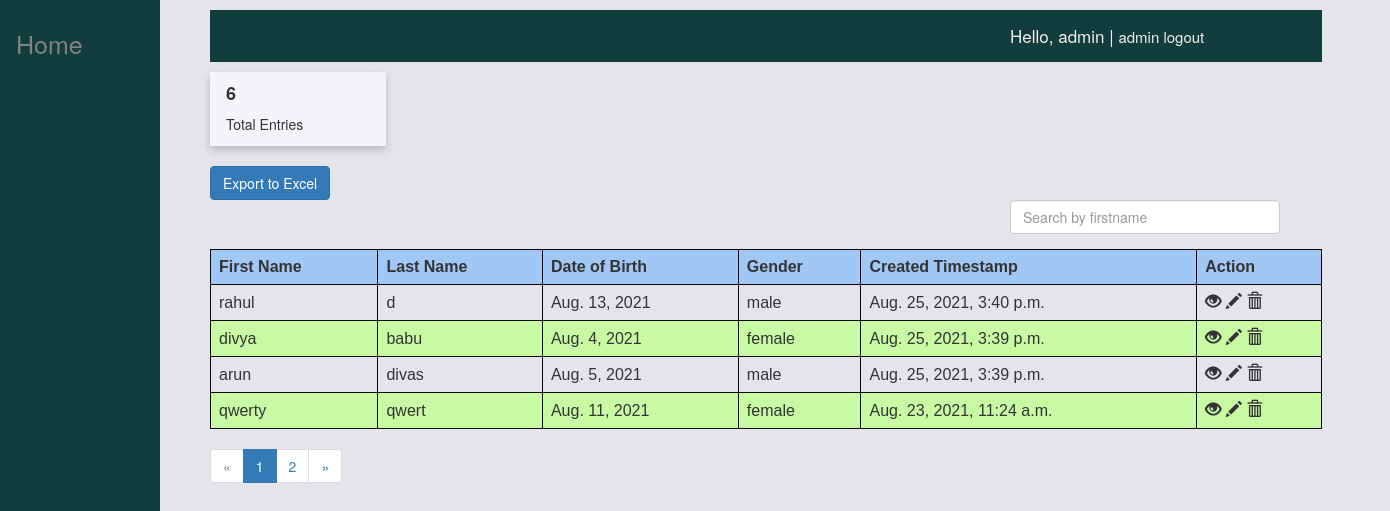
Page /adminpage (signed in) on the committed database.
### accounts/models.py (models this page shows)
class UserDetailsModel(models.Model):
    fname = models.CharField(max_length=255, default='NULL')
    lname = models.CharField(max_length=255, default='NULL')
    mname = models.CharField(max_length=255, default='NULL')
    dateofbirth = models.DateField(max_length=10)
    email = models.EmailField(max_length=255)
    gender = models.CharField(max_length=50, default='NULL')
    country = models.CharField(max_length=255)
    state = models.CharField(max_length=255)
    file = models.FileField(upload_to='documents/%Y/%m/%d/', default=0)
    created = models.DateTimeField(auto_now_add=True, null=True, blank=True)
    objects = models.Manager()

### accounts/views.py (the view)
# urls.py: path('adminpage', views.adminpage, name='adminpage'),
def adminpage(request):
    userdata = UserDetailsModel.objects.all().order_by('-created')
    count= UserDetailsModel.objects.all().count()
    page = request.GET.get('page', 1)
    paginator = Paginator(userdata, 4)
    try:
        users = paginator.page(page)
    except PageNotAnInteger:
        users = paginator.page(1)
    except EmptyPage:
        users = paginator.page(paginator.num_pages)
    user = {
        "userdata": userdata,
        "count": count,
        "users": users,
    }
    return render(request, 'adminpage.html', user)

### templates/adminpage.html (shortened to what this page needs)
<html lang="en">
<head>
  <link href="//maxcdn.bootstrapcdn.com/bootstrap/3.3.0/css/bootstrap.min.css" rel="stylesheet" id="bootstrap-css">
</head>
<body>
  <div class="sidenav">
    <a href="/">Home</a>
  </div>
<div class="main">
  <ul>
    {% if user.is_authenticated %}
      <p><div style="padding-left:800px" class="nav">
        Hello, {{user.username}} | <a href="logout">{{user.username}} logout</a>
      </div></p>
      <div class="card">
      <div class="container">
        <h4><b>{{count}}</b></h4>
        <p>Total Entries</p>
      </div></div><br>
      <button id="export-button" class="btn btn-primary">Export to Excel</button>
      <div class="row">
      <div class="col-md-8"></div>
      <div class="col-md-3">
      <div class="form-group">
        <input type="text" class="form-control" id="searchField" placeholder="Search by firstname">{% csrf_token %}
      </div></div></div>
      <div class="app-table">
        <table>
          <thead>
            <tr>
              <th>First Name</th>
              <th>Last Name</th>
              <th>Date of Birth</th>
              <th>Gender</th>
              <th>Created Timestamp</th>
              <th>Action</th>
            </tr>
          </thead>
          <tbody>
            {% for user in users %}
              <tr>
                <td>{{user.fname}}</td>
                <td>{{user.lname}}</td>
                <td>{{user.dateofbirth}}</td>
                <td>{{user.gender}}</td>
                <td>{{user.created}}</td>
                <td>
                  <span class="glyphicon glyphicon-eye-open" data-id={{user.id}} data-toggle="modal" data-target="#view-model"></span>
                  <span class="glyphicon glyphicon-pencil" data-id={{user.id}} data-toggle="modal" data-target="#view-model"></span>
                  <span class="glyphicon glyphicon-trash" data-id={{user.id}} data-toggle="modal" data-target="#view-model"></span>
                </td>
              </tr>
            {% endfor %}
          </tbody>
        </table>
      </div>
      <div class="pagination-container">
        {% if users.has_other_pages %}
          <ul class="pagination">
              {% if users.has_previous %}
                <li><a href="?page={{users.previous_page_number}}">&laquo;</a></li>
              {% else %}
                <li class="disabled"><span>&laquo;</span></li>
              {% endif %}
              {% for i in users.paginator.page_range %}
                {% if users.number == i %}
                  <li class="active"><span>{{ i }}<span class="sr-only">(current)</span></span></li>
                {% else %}
                  <li><a href="?page={{i}}">{{i}}</a></li>
                {% endif %}
              {% endfor %}
              {% if users.has_next %}
                <li><a href="?page={{users.next_page_number}}">&raquo;</a></li>
              {% else %}
                <li class="disabled"><span>&raquo;</span></li>
              {% endif %}
          </ul>
        {% endif %}
      </div>
    {% endif %}
  </ul>
</div>
</body>
</html>

### templates/adminpage.html (style rules this page uses)
body { background-color: #e3e5eb; }
table { font-family: arial, sans-serif; border-collapse: collapse; width: 95%; }
th { border: 1px solid #0f0808; text-align: left; padding: 8px; background-color: #a1c8f5; }
td { border: 1px solid #0f0808; text-align: left; padding: 8px; }
tr:nth-child(even) { background-color: rgb(200, 250, 164); }
.nav { overflow: hidden; background-color: #123d3d; padding: 14px 16px; font-size: 17px; color: #f3ecec; font-size: 17px; width: 95%; }
.nav a { color: #f3ecec; font-size: 15px; }
.card { box-shadow: 0 4px 8px 0 rgba(0,0,0,0.2); transition: 0.3s; width: 15%; background-color: #f4f4fa; }
.container { padding: 2px 16px; }
.sidenav { height: 100%; width: 160px; position: fixed; z-index: 1; top: 0; left: 0; background-color: #123d3d; overflow-x: hidden; padding-top: 20px; }
.sidenav a { padding: 6px 8px 6px 16px; text-decoration: none; font-size: 25px; color: #818181; display: block; }
.main { margin-left: 160px; padding: 0px 10px; }

### rows in the picture
UserDetailsModel: fname "rahul", lname "d", dateofbirth "Aug. 13, 2021", gender "male", created "Aug. 25, 2021, 3:40 p.m."
UserDetailsModel: fname "divya", lname "babu", dateofbirth "Aug. 4, 2021", gender "female", created "Aug. 25, 2021, 3:39 p.m."
UserDetailsModel: fname "arun", lname "divas", dateofbirth "Aug. 5, 2021", gender "male", created "Aug. 25, 2021, 3:39 p.m."
UserDetailsModel: fname "qwerty", lname "qwert", dateofbirth "Aug. 11, 2021", gender "female", created "Aug. 23, 2021, 11:24 a.m."

### other values in the picture
{{ user.username }} "admin"
{{ count }} "6"
{{ i }} "1"
{{ i }} "2"
